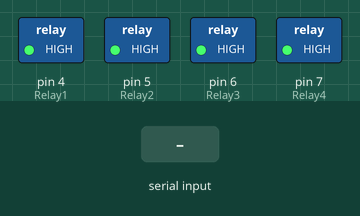
Simulated run of this sketch. Board: Arduino Uno, built with avr-gcc and run on an emulated ATmega328P. Parts: switched loads named in the sketch (green lamp = pin HIGH). Inputs (shaded band) come from the test bench. EEPROM starts erased.

Above: at 1.7 s.
1.8 s: "A" received over the second serial link
At 2.5 s:
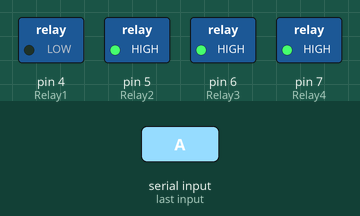
3.5 s: "B" received over the second serial link
At 4.5 s:
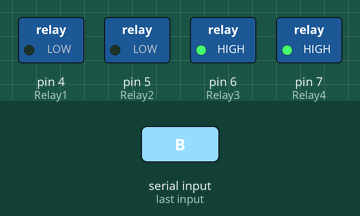
5.1 s: "a" received over the second serial link
At 6.3 s:
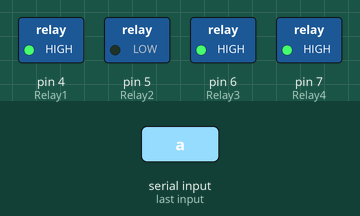
6.6 s: "C" received over the second serial link
At 7.9 s:
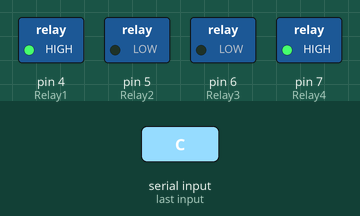
8.2 s: "b" received over the second serial link
At 9.4 s:
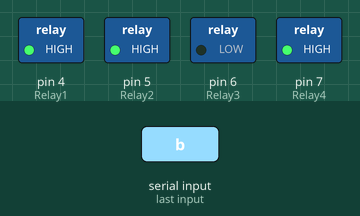
9.7 s: "D" received over the second serial link
At 11.2 s:
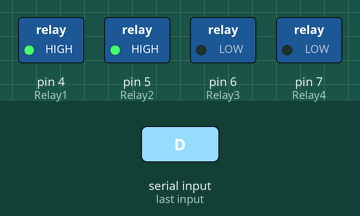
Timing chart, 0 to 12.3 s (numbered marks = the images above; inputs shaded):
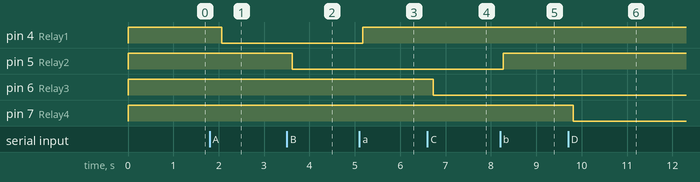

Measured:
- after the input at 1.8 s, pin 4 (Relay1): HIGH → LOW after 0.27 s
- after the input at 3.5 s, pin 5 (Relay2): HIGH → LOW after 0.12 s
- after the input at 5.1 s, pin 4 (Relay1): LOW → HIGH after 0.08 s
- after the input at 6.6 s, pin 6 (Relay3): HIGH → LOW after 0.13 s
- after the input at 8.2 s, pin 5 (Relay2): LOW → HIGH after 0.07 s
- after the input at 9.7 s, pin 7 (Relay4): HIGH → LOW after 0.12 s

The sketch:

sketch_may19a.ino
```cpp
#include <EEPROM.h>
#include <SoftwareSerial.h>

SoftwareSerial BT_Serial(2, 3);

#define Relay1 4
#define Relay2 5
#define Relay3 6
#define Relay4 7

char bt_data;
int load1, load2, load3, load4;

void setup() {
  Serial.begin(9600);
  BT_Serial.begin(9600);

  pinMode(Relay1, OUTPUT);
  pinMode(Relay2, OUTPUT);
  pinMode(Relay3, OUTPUT);
  pinMode(Relay4, OUTPUT);

  // Initialize relays to default state (HIGH)
  digitalWrite(Relay1, HIGH);
  digitalWrite(Relay2, HIGH);
  digitalWrite(Relay3, HIGH);
  digitalWrite(Relay4, HIGH);

  // Read values from EEPROM
  load1 = EEPROM.read(1);
  load2 = EEPROM.read(2);
  load3 = EEPROM.read(3);
  load4 = EEPROM.read(4);

  delay(500);
}

void loop() {
  if (BT_Serial.available() > 0) {
    bt_data = BT_Serial.read();

    // Control commands received from Bluetooth
    if (bt_data == 'A') { load1 = 0; EEPROM.write(1, load1); }
    if (bt_data == 'a') { load1 = 1; EEPROM.write(1, load1); }

    if (bt_data == 'B') { load2 = 0; EEPROM.write(2, load2); }
    if (bt_data == 'b') { load2 = 1; EEPROM.write(2, load2); }

    if (bt_data == 'C') { load3 = 0; EEPROM.write(3, load3); }
    if (bt_data == 'c') { load3 = 1; EEPROM.write(3, load3); }

    if (bt_data == 'D') { load4 = 0; EEPROM.write(4, load4); }
    if (bt_data == 'd') { load4 = 1; EEPROM.write(4, load4); }
  }

  // Power is always on, so we only need to control the relays
  digitalWrite(Relay1, load1);
  digitalWrite(Relay2, load2);
  digitalWrite(Relay3, load3);
  digitalWrite(Relay4, load4);

  // Send status over Bluetooth
  BT_Serial.print("1;"); // Power is always on (1)
  BT_Serial.print(load1);
  BT_Serial.print(";");
  BT_Serial.print(load2);
  BT_Serial.print(";");
  BT_Serial.print(load3);
  BT_Serial.print(";");
  BT_Serial.print(load4);
  BT_Serial.println(";");

  delay(500);
}
```
